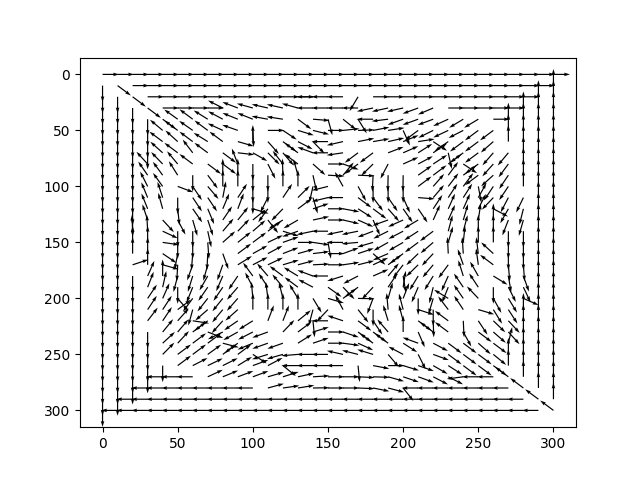
#> input picture Hausner2001/YingYang_N-1000_It-20_dlta-0.75/VectorField.png, 640 x 480 px
$ python -i main.py   (imports and definitions only)   (older library calls are emulated)
#> lines starting #> are read from the running program, lines starting #| are printed output that depends on the picture; after the words box and inside, x2 and y2 are one past the last pixel; in counts of white or black regions, pixels touching at a corner belong together
#> further down, picture is the input picture: shape (480, 640, 3); min 0, max 255, mean 235.8
import os.path

import cv2
import numpy as np
import torch
from scipy import ndimage
from scipy.ndimage import binary_dilation, binary_erosion
from tqdm import tqdm

from utils import plot_vornoi_cells, render_tiles, get_rotation_matrix, plot_vector_field


def get_edges_map(image):
    img_gray = cv2.cvtColor(image, cv2.COLOR_BGR2GRAY)
    # Blur the image for better edge detection
    img_blur = cv2.GaussianBlur(img_gray, (7, 7), 0)
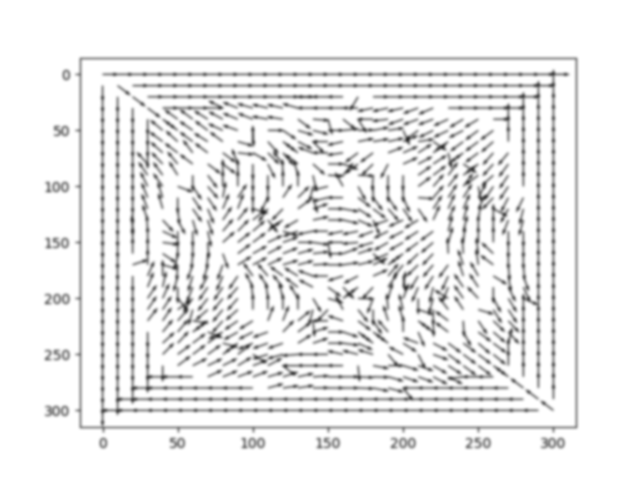
#> img_blur: shape (480, 640); min 49, max 255, mean 235.8
    # mask = cv2.Sobel(src=img_blur, ddepth=cv2.CV_64F, dx=1, dy=1, ksize=5)
    mask = cv2.Canny(image=img_blur, threshold1=100, threshold2=200)
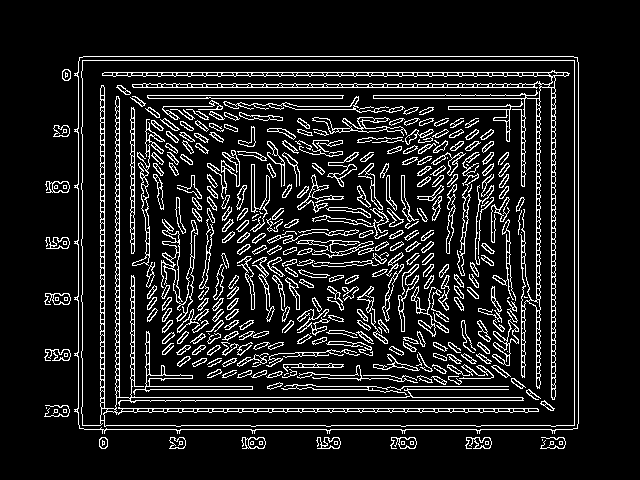
#> mask: shape (480, 640); 11.7% white in thin lines or dots, all inside (x1, y1, x2, y2) = (44, 56, 579, 449)

    mask[mask==255] = 1
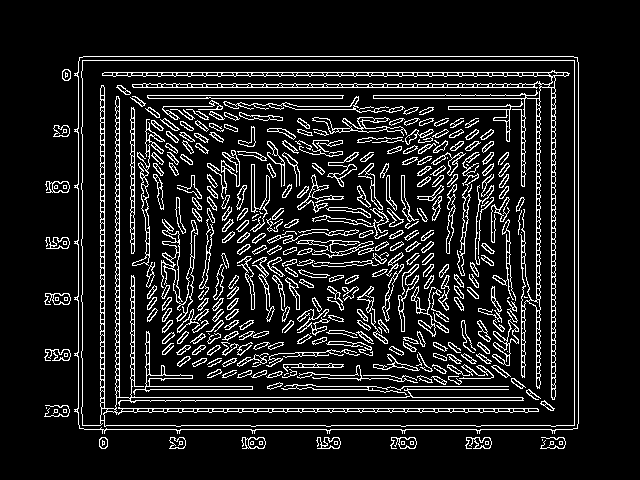
#> mask: shape (480, 640); values 0 (black) and 1 (white), 11.7% white in thin lines or dots, all inside (x1, y1, x2, y2) = (44, 56, 579, 449)

    return mask

# [127 lines left out: functions normalize_directions, get_avoidance_map, get_vornoi_cells, create_direction_field, get_initial_state, create_mosaic, not called in this run]


# [26 lines not run here, left out]

>>> import cv2
>>> picture = cv2.imread('YingYang_N-1000_It-20_dlta-0.75/VectorField.png')
>>> result = get_edges_map(picture)
